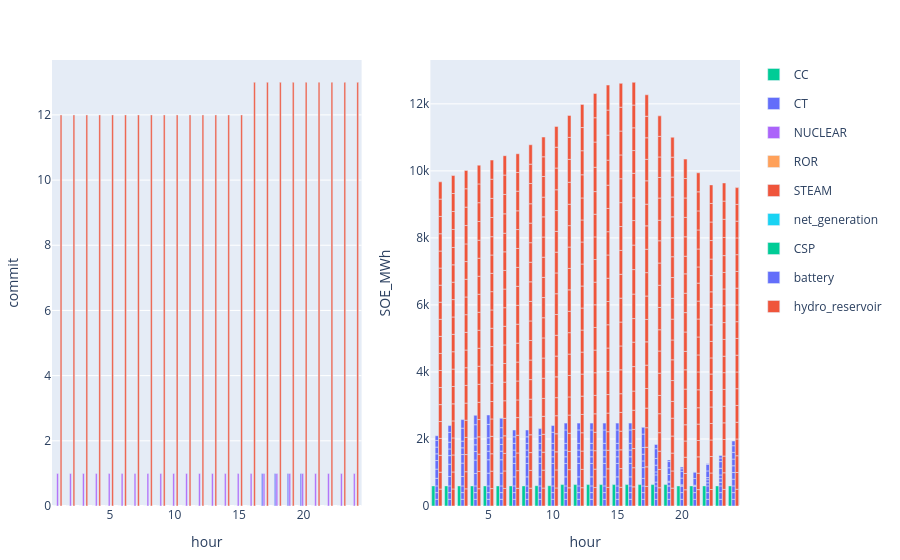

The notebook cell this image was saved under:
### Code cell
to_plot = commit_uc[(commit_uc.configuration .== config_1) .&  (commit_uc.day .== day_),:] 
p1 = plot(to_plot, x = :hour, y = :commit,  kind = "bar", color = :resource, stackgroup = 1) #Layout(barmode="stack"))

to_plot = s_uc.storage[(s_uc.storage.configuration .== config_1) .&  (s_uc.storage.day .== day_),:]
p2 = plot(to_plot, x = :hour , y = :SOE_MWh, color = :resource, kind = "bar", Layout(barmode="stack")) 
[p1 p2]

### Figure 1 — Plotly figure (JSON) as saved in the notebook; plotly's stock layout.template omitted (floating-point values rounded to 4 significant figures; data arrays with more than 128 entries replaced by an {"elided": "..."} marker saying what was removed)
{"data": [{"legendgroup": "CC", "marker": {"color": "#00cc96"}, "name": "CC", "showlegend": true, "stackgroup": 1, "type": "bar", "x": [1, 2, 3, 4, 5, 6, 7, 8, 9, 10, 11, 12, 13, 14, 15, 16, 17, 18, 19, 20, 21, 22, 23, 24], "xaxis": "x1", "y": [0, 0, 0, 0, 0, 0, 0, 0, 0, 0, 0, 0, 0, 0, 0, 0, 0, 0, 0, 0, 0, 0, 0, 0], "yaxis": "y1"}, {"legendgroup": "CT", "marker": {"color": "#636efa"}, "name": "CT", "showlegend": true, "stackgroup": 1, "type": "bar", "x": [1, 2, 3, 4, 5, 6, 7, 8, 9, 10, 11, 12, 13, 14, 15, 16, 17, 18, 19, 20, 21, 22, 23, 24], "xaxis": "x1", "y": [0, 0, 0, 0, 0, 0, 0, 0, 0, 0, 0, 0, 0, 0, 0, 0, 1, 1, 1, 1, 0, 0, 0, 0], "yaxis": "y1"}, {"legendgroup": "NUCLEAR", "marker": {"color": "#ab63fa"}, "name": "NUCLEAR", "showlegend": true, "stackgroup": 1, "type": "bar", "x": [1, 2, 3, 4, 5, 6, 7, 8, 9, 10, 11, 12, 13, 14, 15, 16, 17, 18, 19, 20, 21, 22, 23, 24], "xaxis": "x1", "y": [1, 1, 1, 1, 1, 1, 1, 1, 1, 1, 1, 1, 1, 1, 1, 1, 1, 1, 1, 1, 1, 1, 1, 1], "yaxis": "y1"}, {"legendgroup": "ROR", "marker": {"color": "#FFA15A"}, "name": "ROR", "showlegend": true, "stackgroup": 1, "type": "bar", "x": [1, 2, 3, 4, 5, 6, 7, 8, 9, 10, 11, 12, 13, 14, 15, 16, 17, 18, 19, 20, 21, 22, 23, 24], "xaxis": "x1", "y": [null, null, null, null, null, null, null, null, null, null, null, null, null, null, null, null, null, null, null, null, null, null, null, null], "yaxis": "y1"}, {"legendgroup": "STEAM", "marker": {"color": "#EF553B"}, "name": "STEAM", "showlegend": true, "stackgroup": 1, "type": "bar", "x": [1, 2, 3, 4, 5, 6, 7, 8, 9, 10, 11, 12, 13, 14, 15, 16, 17, 18, 19, 20, 21, 22, 23, 24], "xaxis": "x1", "y": [12, 12, 12, 12, 12, 12, 12, 12, 12, 12, 12, 12, 12, 12, 12, 13, 13, 13, 13, 13, 13, 13, 13, 13], "yaxis": "y1"}, {"legendgroup": "net_generation", "marker": {"color": "#19d3f3"}, "name": "net_generation", "showlegend": true, "stackgroup": 1, "type": "bar", "x": [1, 2, 3, 4, 5, 6, 7, 8, 9, 10, 11, 12, 13, 14, 15, 16, 17, 18, 19, 20, 21, 22, 23, 24], "xaxis": "x1", "y": [null, null, null, null, null, null, null, null, null, null, null, null, null, null, null, null, null, null, null, null, null, null, null, null], "yaxis": "y1"}, {"legendgroup": "CSP", "marker": {"color": "#00cc96"}, "name": "CSP", "showlegend": true, "type": "bar", "x": [1, 2, 3, 4, 5, 6, 7, 8, 9, 10, 11, 12, 13, 14, 15, 16, 17, 18, 19, 20, 21, 22, 23, 24], "xaxis": "x2", "y": [600, 600, 600, 600, 600, 600, 600, 600, 606.0, 606.0, 639.3, 639.3, 639.3, 639.3, 639.3, 639.3, 639.3, 639.3, 639.3, 600, 600, 600, 600, 600], "yaxis": "y2"}, {"legendgroup": "battery", "marker": {"color": "#636efa"}, "name": "battery", "showlegend": true, "type": "bar", "x": {"elided": "240 int values"}, "xaxis": "x2", "y": {"elided": "240 float values"}, "yaxis": "y2"}, {"legendgroup": "hydro_reservoir", "marker": {"color": "#EF553B"}, "name": "hydro_reservoir", "showlegend": true, "type": "bar", "x": {"elided": "456 int values"}, "xaxis": "x2", "y": {"elided": "456 float values"}, "yaxis": "y2"}], "layout": {"margin": {"b": 50, "l": 50, "r": 50, "t": 60}, "xaxis1": {"anchor": "y1", "domain": [0, 0.45], "title": {"text": "hour"}}, "xaxis2": {"anchor": "y2", "domain": [0.55, 1], "title": {"text": "hour"}}, "yaxis1": {"anchor": "x1", "domain": [0, 1], "title": {"text": "commit"}}, "yaxis2": {"anchor": "x2", "domain": [0, 1], "title": {"text": "SOE_MWh"}}}}
